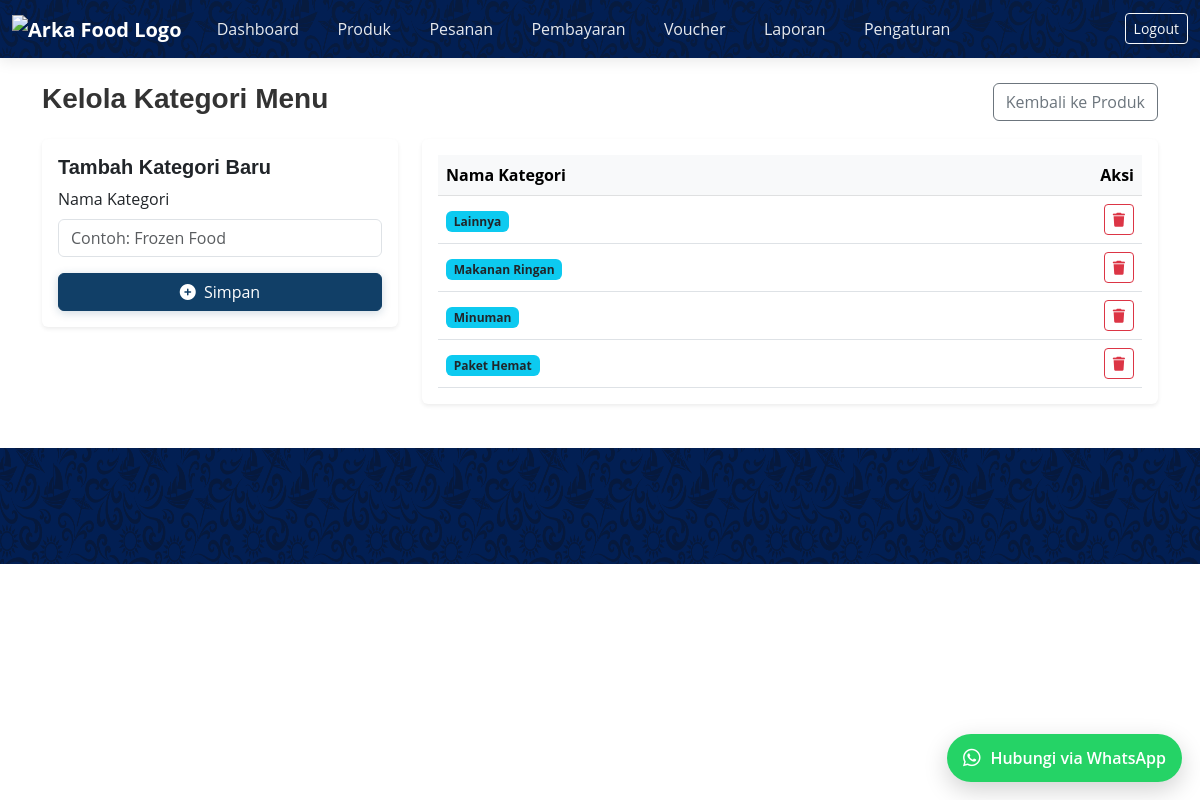
Screenshot of /categories.php (signed in) with the database file from the repository.
### tables this page shows
CREATE TABLE `categories` (
  `id` int NOT NULL,
  `name` varchar(50) NOT NULL
);

### categories.php (the view, shortened to what this page needs)
<?php
require_once __DIR__ . '/auth.php';
$categories = $pdo->query("SELECT * FROM categories ORDER BY name ASC")->fetchAll();
?>
<?php include __DIR__ . '/includes/header.php'; ?>
<div class="container py-4">
    <div class="d-flex justify-content-between align-items-center mb-3">
        <h3>Kelola Kategori Menu</h3>
        <a href="products.php" class="btn btn-outline-secondary">Kembali ke Produk</a>
    </div>
    <div class="row">
        <div class="col-md-4">
            <div class="card shadow-sm p-3 mb-3">
                <h5 class="card-title">Tambah Kategori Baru</h5>
                <form method="POST">
                    <div class="mb-3">
                        <label class="form-label">Nama Kategori</label>
                        <input type="text" name="name" class="form-control" placeholder="Contoh: Frozen Food" required>
                    </div>
                    <button type="submit" name="add_category" class="btn btn-primary w-100">
                        <i class="fas fa-plus-circle me-1"></i> Simpan
                    </button>
                </form>
            </div>
        </div>
        <div class="col-md-8">
            <div class="card shadow-sm p-3">
                <table class="table table-hover align-middle mb-0">
                    <thead class="table-light">
                        <tr>
                            <th>Nama Kategori</th>
                            <th class="text-end">Aksi</th>
                        </tr>
                    </thead>
                    <tbody>
                        <?php if(empty($categories)): ?>
                            <tr><td colspan="2" class="text-center text-muted">Belum ada kategori.</td></tr>
                        <?php else: ?>
                            <?php foreach($categories as $c): ?>
                            <tr>
                                <td><span class="badge bg-info text-dark"><?= htmlspecialchars($c['name']) ?></span></td>
                                <td class="text-end">
                                    <form method="POST" onsubmit="return confirm('Yakin hapus kategori ini? Produk dengan kategori ini mungkin akan kehilangan labelnya.');" style="display:inline;">
                                        <button class="btn btn-sm btn-outline-danger" title="Hapus">
                                            <i class="fas fa-trash"></i>
                                        </button>
                                    </form>
                                </td>
                            </tr>
                            <?php endforeach; ?>
                        <?php endif; ?>
                    </tbody>
                </table>
            </div>
        </div>
    </div>
</div>
<?php include __DIR__ . '/includes/footer.php'; ?>

### style.css (style rules this page uses)
:root { --primary-color: #113F67; --primary-color-2: #0c2d4b; --secondary-color-1: #34699A; --secondary-color-2: #5872c8; --secondary-color-3: #FDF5AA; --nav-pattern-url: url('../arkapattern.png'); }
body { font-family: 'Open Sans', sans-serif; color: #333; }
h1, h2, h3, h4, h5, h6 { font-family: 'Poppins', sans-serif; font-weight: 700; }
.btn { position: relative; overflow: hidden; transition: all 0.3s ease; z-index: 1; }
.btn::before { content: ''; position: absolute; top: 0; left: -100%; width: 100%; height: 100%; background: linear-gradient(120deg, transparent, rgba(255, 255, 255, 0.2), transparent); transition: all 0.5s ease; }
.btn-primary { background-color: var(--primary-color); border-color: var(--primary-color); box-shadow: 0 2px 10px rgba(17, 63, 103, 0.2); }
.card { transition: all 0.3s ease; margin-bottom: 20px; border: none; box-shadow: 0 2px 15px rgba(0, 0, 0, 0.1); overflow: hidden; }
.card .card-title { position: relative; display: inline-block; }
.card .card-title::after { content: ''; position: absolute; width: 0; height: 2px; bottom: -2px; left: 0; background-color: var(--primary-color); transition: width 0.3s ease; }

### rows the page displays
categories: name "Lainnya"
categories: name "Makanan Ringan"
categories: name "Minuman"
categories: name "Paket Hemat"
